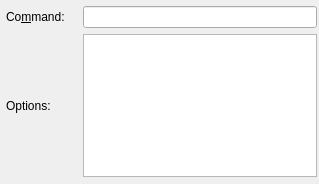
<ui version="4.0" >
 <class>ProcessToolConfigWidget</class>
 <widget class="QWidget" name="ProcessToolConfigWidget" >
  <property name="geometry" >
   <rect>
    <x>0</x>
    <y>0</y>
    <width>319</width>
    <height>184</height>
   </rect>
  </property>
  <property name="sizePolicy" >
   <sizepolicy vsizetype="Minimum" hsizetype="Preferred" >
    <horstretch>0</horstretch>
    <verstretch>0</verstretch>
   </sizepolicy>
  </property>
  <widget class="QWidget" name="" >
   <property name="geometry" >
    <rect>
     <x>6</x>
     <y>6</y>
     <width>311</width>
     <height>171</height>
    </rect>
   </property>
   <layout class="QGridLayout" name="gridLayout" >
    <item row="0" column="0" >
     <widget class="QLabel" name="m_lbCommand" >
      <property name="minimumSize" >
       <size>
        <width>71</width>
        <height>0</height>
       </size>
      </property>
      <property name="text" >
       <string>Co&amp;mmand:</string>
      </property>
      <property name="wordWrap" >
       <bool>false</bool>
      </property>
      <property name="buddy" >
       <cstring>m_command</cstring>
      </property>
     </widget>
    </item>
    <item row="0" column="1" >
     <widget class="KLineEdit" name="m_command" >
      <property name="sizePolicy" >
       <sizepolicy vsizetype="Expanding" hsizetype="Expanding" >
        <horstretch>0</horstretch>
        <verstretch>0</verstretch>
       </sizepolicy>
      </property>
      <property name="minimumSize" >
       <size>
        <width>200</width>
        <height>0</height>
       </size>
      </property>
     </widget>
    </item>
    <item row="1" column="0" >
     <widget class="QLabel" name="m_lbOptions" >
      <property name="toolTip" >
       <string>&lt;!DOCTYPE HTML PUBLIC "-//W3C//DTD HTML 4.0//EN" "http://www.w3.org/TR/REC-html40/strict.dtd">
&lt;html>&lt;head>&lt;meta name="qrichtext" content="1" />&lt;style type="text/css">
p, li { white-space: pre-wrap; }
&lt;/style>&lt;/head>&lt;body style=" font-family:'Sans Serif'; font-size:10pt; font-weight:400; font-style:normal;">
&lt;p style=" margin-top:0px; margin-bottom:0px; margin-left:0px; margin-right:0px; -qt-block-indent:0; text-indent:0px;">Consider the file &lt;span style=" font-style:italic;">myBestBook.tex&lt;/span> with full path &lt;span style=" font-style:italic;">/home/archimedes/latex/&lt;/span>&lt;span style=" font-style:italic;">myBestBook.tex&lt;/span>, compiled with pdflatex to &lt;span style=" font-style:italic;">myBestBook.pdf&lt;/span>.&lt;/p>
&lt;p style="-qt-paragraph-type:empty; margin-top:0px; margin-bottom:0px; margin-left:0px; margin-right:0px; -qt-block-indent:0; text-indent:0px;">&lt;/p>
&lt;p style=" margin-top:0px; margin-bottom:0px; margin-left:0px; margin-right:0px; -qt-block-indent:0; text-indent:0px;">The variables have the following meanings:&lt;/p>
&lt;p style=" margin-top:0px; margin-bottom:0px; margin-left:0px; margin-right:0px; -qt-block-indent:0; text-indent:0px;">&lt;span style=" font-weight:600;">%source&lt;/span>: filename with suffix but without path &amp;lt;-&amp;gt; &lt;span style=" font-style:italic;">myBestBook.tex&lt;/span>&lt;/p>
&lt;p style=" margin-top:0px; margin-bottom:0px; margin-left:0px; margin-right:0px; -qt-block-indent:0; text-indent:0px;">&lt;span style=" font-weight:600;">%S:&lt;/span> filename without suffix and without path &amp;lt;-&amp;gt; &lt;span style=" font-style:italic;">myBestBook&lt;/span>&lt;/p>
&lt;p style=" margin-top:0px; margin-bottom:0px; margin-left:0px; margin-right:0px; -qt-block-indent:0; text-indent:0px;">&lt;span style=" font-weight:600;">%dir_base&lt;/span>: path of the source file without filename  &amp;lt;-&amp;gt;&lt;span style=" font-style:italic;"> /home/archimedes/latex&lt;/span>&lt;/p>
&lt;p style=" margin-top:0px; margin-bottom:0px; margin-left:0px; margin-right:0px; -qt-block-indent:0; text-indent:0px; font-weight:600;">%dir_target&lt;span style=" font-weight:400;">: path of the target file without filename, same as %dir_base if no relative path has been set &amp;lt;-&amp;gt; &lt;/span>&lt;span style=" font-weight:400; font-style:italic;">/home/archimedes/latex&lt;/span>&lt;/p>
&lt;p style=" margin-top:0px; margin-bottom:0px; margin-left:0px; margin-right:0px; -qt-block-indent:0; text-indent:0px;">&lt;span style=" font-weight:600;">%target:&lt;/span> target filename without path &amp;lt;-&amp;gt; &lt;span style=" font-style:italic;">myBestBook.pdf&lt;/span>&lt;/p>
&lt;p style="-qt-paragraph-type:empty; margin-top:0px; margin-bottom:0px; margin-left:0px; margin-right:0px; -qt-block-indent:0; text-indent:0px; font-weight:600; font-style:italic;">&lt;/p>
&lt;p style=" margin-top:0px; margin-bottom:0px; margin-left:0px; margin-right:0px; -qt-block-indent:0; text-indent:0px;">&lt;span style=" font-weight:600;">%res:&lt;/span> resolution of the quickpreview action set in configure kile-&amp;gt;tools-&amp;gt;preview&lt;/p>
&lt;p style=" margin-top:0px; margin-bottom:0px; margin-left:0px; margin-right:0px; -qt-block-indent:0; text-indent:0px;">&lt;span style=" font-weight:600;">%AFL&lt;/span>: List of all files in a project marked for archiving. Set the archive flag in the "Files and projects" sidebar using the context menu.&lt;/p>&lt;/body>&lt;/html></string>
      </property>
      <property name="text" >
       <string>Options:</string>
      </property>
      <property name="wordWrap" >
       <bool>false</bool>
      </property>
     </widget>
    </item>
    <item row="1" column="1" >
     <widget class="KTextEdit" name="m_options" >
      <property name="sizePolicy" >
       <sizepolicy vsizetype="Expanding" hsizetype="Expanding" >
        <horstretch>0</horstretch>
        <verstretch>0</verstretch>
       </sizepolicy>
      </property>
      <property name="acceptRichText" >
       <bool>false</bool>
      </property>
     </widget>
    </item>
   </layout>
  </widget>
 </widget>
 <layoutfunction spacing="KDialog::spacingHint" margin="KDialog::marginHint" />
 <pixmapfunction>qPixmapFromMimeSource</pixmapfunction>
 <customwidgets>
  <customwidget>
   <class>KLineEdit</class>
   <extends>QLineEdit</extends>
   <header>klineedit.h</header>
  </customwidget>
  <customwidget>
   <class>KTextEdit</class>
   <extends>QTextEdit</extends>
   <header>ktextedit.h</header>
  </customwidget>
 </customwidgets>
 <resources/>
 <connections/>
</ui>
